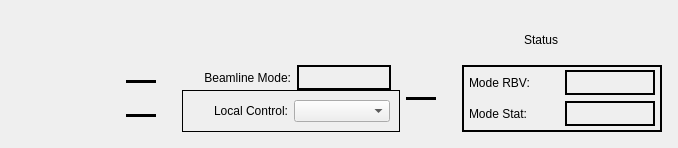
<?xml version="1.0" encoding="UTF-8"?>
<ui version="4.0">
 <class>Form</class>
 <widget class="QWidget" name="Form">
  <property name="geometry">
   <rect>
    <x>0</x>
    <y>0</y>
    <width>678</width>
    <height>148</height>
   </rect>
  </property>
  <property name="minimumSize">
   <size>
    <width>660</width>
    <height>130</height>
   </size>
  </property>
  <property name="maximumSize">
   <size>
    <width>678</width>
    <height>148</height>
   </size>
  </property>
  <property name="windowTitle">
   <string>Form</string>
  </property>
  <layout class="QHBoxLayout" name="horizontalLayout_2">
   <property name="spacing">
    <number>2</number>
   </property>
   <item>
    <widget class="QFrame" name="frame">
     <property name="minimumSize">
      <size>
       <width>660</width>
       <height>130</height>
      </size>
     </property>
     <property name="maximumSize">
      <size>
       <width>660</width>
       <height>130</height>
      </size>
     </property>
     <property name="frameShape">
      <enum>QFrame::NoFrame</enum>
     </property>
     <property name="frameShadow">
      <enum>QFrame::Raised</enum>
     </property>
     <layout class="QVBoxLayout" name="verticalLayout_2">
      <item>
       <layout class="QVBoxLayout" name="verticalLayout">
        <item>
         <widget class="QFrame" name="frame_2">
          <property name="frameShape">
           <enum>QFrame::NoFrame</enum>
          </property>
          <property name="frameShadow">
           <enum>QFrame::Raised</enum>
          </property>
          <layout class="QHBoxLayout" name="horizontalLayout_3">
           <property name="spacing">
            <number>2</number>
           </property>
           <property name="leftMargin">
            <number>0</number>
           </property>
           <property name="topMargin">
            <number>0</number>
           </property>
           <property name="rightMargin">
            <number>0</number>
           </property>
           <property name="bottomMargin">
            <number>0</number>
           </property>
           <item>
            <layout class="QHBoxLayout" name="horizontalLayout">
             <property name="spacing">
              <number>6</number>
             </property>
             <item>
              <spacer name="horizontalSpacer">
               <property name="orientation">
                <enum>Qt::Horizontal</enum>
               </property>
               <property name="sizeType">
                <enum>QSizePolicy::Maximum</enum>
               </property>
               <property name="sizeHint" stdset="0">
                <size>
                 <width>100</width>
                 <height>20</height>
                </size>
               </property>
              </spacer>
             </item>
             <item>
              <spacer name="horizontalSpacer_4">
               <property name="orientation">
                <enum>Qt::Horizontal</enum>
               </property>
               <property name="sizeType">
                <enum>QSizePolicy::Maximum</enum>
               </property>
               <property name="sizeHint" stdset="0">
                <size>
                 <width>50</width>
                 <height>20</height>
                </size>
               </property>
              </spacer>
             </item>
             <item>
              <spacer name="horizontalSpacer_2">
               <property name="orientation">
                <enum>Qt::Horizontal</enum>
               </property>
               <property name="sizeType">
                <enum>QSizePolicy::Maximum</enum>
               </property>
               <property name="sizeHint" stdset="0">
                <size>
                 <width>250</width>
                 <height>20</height>
                </size>
               </property>
              </spacer>
             </item>
             <item>
              <widget class="QLabel" name="label_2">
               <property name="text">
                <string>Status</string>
               </property>
               <property name="alignment">
                <set>Qt::AlignCenter</set>
               </property>
              </widget>
             </item>
            </layout>
           </item>
          </layout>
         </widget>
        </item>
        <item>
         <layout class="QHBoxLayout" name="horizontalLayout_4">
          <item>
           <widget class="PyDMEnumButton" name="PyDMEnumButton">
            <property name="minimumSize">
             <size>
              <width>0</width>
              <height>30</height>
             </size>
            </property>
            <property name="maximumSize">
             <size>
              <width>100</width>
              <height>100</height>
             </size>
            </property>
            <property name="toolTip">
             <string/>
            </property>
            <property name="channel" stdset="0">
             <string>ca://${IOC}:FACMODE_AUTO</string>
            </property>
            <property name="useCustomOrder" stdset="0">
             <bool>false</bool>
            </property>
            <property name="invertOrder" stdset="0">
             <bool>true</bool>
            </property>
            <property name="marginTop" stdset="0">
             <number>0</number>
            </property>
            <property name="marginBottom" stdset="0">
             <number>0</number>
            </property>
            <property name="marginLeft" stdset="0">
             <number>0</number>
            </property>
            <property name="marginRight" stdset="0">
             <number>0</number>
            </property>
            <property name="horizontalSpacing" stdset="0">
             <number>2</number>
            </property>
            <property name="verticalSpacing" stdset="0">
             <number>2</number>
            </property>
           </widget>
          </item>
          <item>
           <widget class="QFrame" name="frame_3">
            <property name="minimumSize">
             <size>
              <width>0</width>
              <height>0</height>
             </size>
            </property>
            <property name="maximumSize">
             <size>
              <width>50</width>
              <height>16777215</height>
             </size>
            </property>
            <property name="frameShape">
             <enum>QFrame::NoFrame</enum>
            </property>
            <property name="frameShadow">
             <enum>QFrame::Raised</enum>
            </property>
            <layout class="QVBoxLayout" name="verticalLayout_3">
             <property name="spacing">
              <number>0</number>
             </property>
             <property name="leftMargin">
              <number>0</number>
             </property>
             <property name="topMargin">
              <number>0</number>
             </property>
             <property name="rightMargin">
              <number>0</number>
             </property>
             <property name="bottomMargin">
              <number>0</number>
             </property>
             <item>
              <layout class="QVBoxLayout" name="verticalLayout_4">
               <property name="spacing">
                <number>2</number>
               </property>
               <property name="bottomMargin">
                <number>0</number>
               </property>
               <item>
                <widget class="QFrame" name="frame_4">
                 <property name="frameShape">
                  <enum>QFrame::NoFrame</enum>
                 </property>
                 <property name="frameShadow">
                  <enum>QFrame::Raised</enum>
                 </property>
                 <layout class="QHBoxLayout" name="horizontalLayout_5">
                  <property name="spacing">
                   <number>0</number>
                  </property>
                  <property name="leftMargin">
                   <number>0</number>
                  </property>
                  <property name="topMargin">
                   <number>0</number>
                  </property>
                  <property name="rightMargin">
                   <number>0</number>
                  </property>
                  <property name="bottomMargin">
                   <number>0</number>
                  </property>
                  <item>
                   <layout class="QHBoxLayout" name="horizontalLayout_6">
                    <property name="spacing">
                     <number>0</number>
                    </property>
                    <item>
                     <widget class="Line" name="line_2">
                      <property name="frameShadow">
                       <enum>QFrame::Plain</enum>
                      </property>
                      <property name="lineWidth">
                       <number>5</number>
                      </property>
                      <property name="orientation">
                       <enum>Qt::Horizontal</enum>
                      </property>
                     </widget>
                    </item>
                    <item>
                     <widget class="PyDMDrawingPolygon" name="PyDMDrawingPolygon_2">
                      <property name="maximumSize">
                       <size>
                        <width>20</width>
                        <height>16777215</height>
                       </size>
                      </property>
                      <property name="toolTip">
                       <string/>
                      </property>
                     </widget>
                    </item>
                   </layout>
                  </item>
                 </layout>
                </widget>
               </item>
               <item>
                <widget class="QFrame" name="frame_5">
                 <property name="frameShape">
                  <enum>QFrame::NoFrame</enum>
                 </property>
                 <property name="frameShadow">
                  <enum>QFrame::Raised</enum>
                 </property>
                 <layout class="QHBoxLayout" name="horizontalLayout_7">
                  <property name="spacing">
                   <number>0</number>
                  </property>
                  <property name="leftMargin">
                   <number>0</number>
                  </property>
                  <property name="topMargin">
                   <number>0</number>
                  </property>
                  <property name="rightMargin">
                   <number>0</number>
                  </property>
                  <property name="bottomMargin">
                   <number>0</number>
                  </property>
                  <item>
                   <layout class="QHBoxLayout" name="horizontalLayout_8">
                    <property name="spacing">
                     <number>0</number>
                    </property>
                    <item>
                     <widget class="Line" name="line_4">
                      <property name="frameShadow">
                       <enum>QFrame::Plain</enum>
                      </property>
                      <property name="lineWidth">
                       <number>5</number>
                      </property>
                      <property name="orientation">
                       <enum>Qt::Horizontal</enum>
                      </property>
                     </widget>
                    </item>
                    <item>
                     <widget class="PyDMDrawingPolygon" name="PyDMDrawingPolygon_4">
                      <property name="maximumSize">
                       <size>
                        <width>20</width>
                        <height>16777215</height>
                       </size>
                      </property>
                      <property name="toolTip">
                       <string/>
                      </property>
                     </widget>
                    </item>
                   </layout>
                  </item>
                 </layout>
                </widget>
               </item>
              </layout>
             </item>
            </layout>
           </widget>
          </item>
          <item>
           <widget class="QFrame" name="frame_6">
            <property name="maximumSize">
             <size>
              <width>250</width>
              <height>16777215</height>
             </size>
            </property>
            <property name="frameShape">
             <enum>QFrame::NoFrame</enum>
            </property>
            <property name="frameShadow">
             <enum>QFrame::Raised</enum>
            </property>
            <layout class="QVBoxLayout" name="verticalLayout_5">
             <property name="spacing">
              <number>2</number>
             </property>
             <property name="leftMargin">
              <number>0</number>
             </property>
             <property name="topMargin">
              <number>0</number>
             </property>
             <property name="rightMargin">
              <number>0</number>
             </property>
             <property name="bottomMargin">
              <number>0</number>
             </property>
             <item>
              <layout class="QVBoxLayout" name="verticalLayout_6">
               <property name="spacing">
                <number>0</number>
               </property>
               <item>
                <widget class="PyDMFrame" name="PyDMFrame_2">
                 <property name="toolTip">
                  <string/>
                 </property>
                 <layout class="QGridLayout" name="gridLayout_3">
                  <property name="topMargin">
                   <number>0</number>
                  </property>
                  <property name="bottomMargin">
                   <number>0</number>
                  </property>
                  <item row="1" column="0">
                   <layout class="QGridLayout" name="gridLayout_4">
                    <item row="0" column="1">
                     <widget class="PyDMLabel" name="PyDMLabel">
                      <property name="minimumSize">
                       <size>
                        <width>0</width>
                        <height>25</height>
                       </size>
                      </property>
                      <property name="maximumSize">
                       <size>
                        <width>16777215</width>
                        <height>25</height>
                       </size>
                      </property>
                      <property name="toolTip">
                       <string/>
                      </property>
                      <property name="frameShape">
                       <enum>QFrame::Box</enum>
                      </property>
                      <property name="lineWidth">
                       <number>2</number>
                      </property>
                      <property name="alignment">
                       <set>Qt::AlignCenter</set>
                      </property>
                      <property name="alarmSensitiveContent" stdset="0">
                       <bool>true</bool>
                      </property>
                      <property name="channel" stdset="0">
                       <string>ca://${IOC}:FACMODE_INP</string>
                      </property>
                     </widget>
                    </item>
                    <item row="0" column="0">
                     <widget class="QLabel" name="label">
                      <property name="minimumSize">
                       <size>
                        <width>100</width>
                        <height>0</height>
                       </size>
                      </property>
                      <property name="text">
                       <string>Beamline Mode:</string>
                      </property>
                      <property name="alignment">
                       <set>Qt::AlignRight|Qt::AlignTrailing|Qt::AlignVCenter</set>
                      </property>
                     </widget>
                    </item>
                   </layout>
                  </item>
                 </layout>
                </widget>
               </item>
               <item>
                <widget class="PyDMFrame" name="PyDMFrame">
                 <property name="toolTip">
                  <string/>
                 </property>
                 <property name="frameShape">
                  <enum>QFrame::Box</enum>
                 </property>
                 <property name="alarmSensitiveBorder" stdset="0">
                  <bool>false</bool>
                 </property>
                 <property name="channel" stdset="0">
                  <string/>
                 </property>
                 <layout class="QGridLayout" name="gridLayout_2">
                  <property name="leftMargin">
                   <number>9</number>
                  </property>
                  <property name="topMargin">
                   <number>9</number>
                  </property>
                  <property name="rightMargin">
                   <number>9</number>
                  </property>
                  <property name="bottomMargin">
                   <number>9</number>
                  </property>
                  <item row="0" column="0">
                   <layout class="QGridLayout" name="gridLayout">
                    <item row="0" column="1">
                     <widget class="PyDMEnumComboBox" name="PyDMEnumComboBox">
                      <property name="toolTip">
                       <string/>
                      </property>
                      <property name="rules" stdset="0">
                       <string>[]</string>
                      </property>
                      <property name="alarmSensitiveContent" stdset="0">
                       <bool>false</bool>
                      </property>
                      <property name="alarmSensitiveBorder" stdset="0">
                       <bool>true</bool>
                      </property>
                      <property name="PyDMToolTip" stdset="0">
                       <string/>
                      </property>
                      <property name="channel" stdset="0">
                       <string>ca://${IOC}:FACMODE_USER</string>
                      </property>
                     </widget>
                    </item>
                    <item row="0" column="0">
                     <widget class="QLabel" name="label_3">
                      <property name="text">
                       <string>Local Control:</string>
                      </property>
                      <property name="alignment">
                       <set>Qt::AlignRight|Qt::AlignTrailing|Qt::AlignVCenter</set>
                      </property>
                     </widget>
                    </item>
                   </layout>
                  </item>
                 </layout>
                </widget>
               </item>
              </layout>
             </item>
            </layout>
           </widget>
          </item>
          <item>
           <widget class="QFrame" name="frame_7">
            <property name="maximumSize">
             <size>
              <width>50</width>
              <height>16777215</height>
             </size>
            </property>
            <property name="frameShape">
             <enum>QFrame::NoFrame</enum>
            </property>
            <property name="frameShadow">
             <enum>QFrame::Raised</enum>
            </property>
            <layout class="QHBoxLayout" name="horizontalLayout_9">
             <property name="spacing">
              <number>0</number>
             </property>
             <property name="leftMargin">
              <number>0</number>
             </property>
             <property name="topMargin">
              <number>0</number>
             </property>
             <property name="rightMargin">
              <number>0</number>
             </property>
             <property name="bottomMargin">
              <number>0</number>
             </property>
             <item>
              <layout class="QHBoxLayout" name="horizontalLayout_10">
               <property name="spacing">
                <number>0</number>
               </property>
               <item>
                <widget class="Line" name="line_5">
                 <property name="frameShadow">
                  <enum>QFrame::Plain</enum>
                 </property>
                 <property name="lineWidth">
                  <number>5</number>
                 </property>
                 <property name="orientation">
                  <enum>Qt::Horizontal</enum>
                 </property>
                </widget>
               </item>
               <item>
                <widget class="PyDMDrawingPolygon" name="PyDMDrawingPolygon_5">
                 <property name="maximumSize">
                  <size>
                   <width>20</width>
                   <height>16777215</height>
                  </size>
                 </property>
                 <property name="toolTip">
                  <string/>
                 </property>
                </widget>
               </item>
              </layout>
             </item>
            </layout>
           </widget>
          </item>
          <item>
           <widget class="PyDMFrame" name="PyDMFrame_3">
            <property name="maximumSize">
             <size>
              <width>200</width>
              <height>16777215</height>
             </size>
            </property>
            <property name="toolTip">
             <string/>
            </property>
            <property name="frameShape">
             <enum>QFrame::Box</enum>
            </property>
            <property name="lineWidth">
             <number>2</number>
            </property>
            <property name="alarmSensitiveBorder" stdset="0">
             <bool>true</bool>
            </property>
            <property name="channel" stdset="0">
             <string>ca://${IOC}:FACMODE_STAT</string>
            </property>
            <layout class="QGridLayout" name="gridLayout_6">
             <property name="leftMargin">
              <number>5</number>
             </property>
             <property name="topMargin">
              <number>0</number>
             </property>
             <property name="rightMargin">
              <number>5</number>
             </property>
             <property name="bottomMargin">
              <number>0</number>
             </property>
             <item row="0" column="0">
              <layout class="QGridLayout" name="gridLayout_5">
               <property name="verticalSpacing">
                <number>6</number>
               </property>
               <item row="0" column="1">
                <widget class="PyDMLabel" name="PyDMLabel_2">
                 <property name="maximumSize">
                  <size>
                   <width>16777215</width>
                   <height>25</height>
                  </size>
                 </property>
                 <property name="toolTip">
                  <string/>
                 </property>
                 <property name="frameShape">
                  <enum>QFrame::Box</enum>
                 </property>
                 <property name="lineWidth">
                  <number>2</number>
                 </property>
                 <property name="textFormat">
                  <enum>Qt::PlainText</enum>
                 </property>
                 <property name="alignment">
                  <set>Qt::AlignCenter</set>
                 </property>
                 <property name="alarmSensitiveContent" stdset="0">
                  <bool>true</bool>
                 </property>
                 <property name="channel" stdset="0">
                  <string>ca://${IOC}:FACMODE_RBV</string>
                 </property>
                </widget>
               </item>
               <item row="1" column="1">
                <widget class="PyDMLabel" name="PyDMLabel_3">
                 <property name="maximumSize">
                  <size>
                   <width>16777215</width>
                   <height>25</height>
                  </size>
                 </property>
                 <property name="toolTip">
                  <string/>
                 </property>
                 <property name="frameShape">
                  <enum>QFrame::Box</enum>
                 </property>
                 <property name="lineWidth">
                  <number>2</number>
                 </property>
                 <property name="alignment">
                  <set>Qt::AlignCenter</set>
                 </property>
                 <property name="alarmSensitiveContent" stdset="0">
                  <bool>true</bool>
                 </property>
                 <property name="channel" stdset="0">
                  <string>ca://${IOC}:FACMODE_STAT</string>
                 </property>
                </widget>
               </item>
               <item row="0" column="0">
                <widget class="QLabel" name="label_4">
                 <property name="text">
                  <string>Mode RBV:</string>
                 </property>
                </widget>
               </item>
               <item row="1" column="0">
                <widget class="QLabel" name="label_5">
                 <property name="text">
                  <string>Mode Stat:</string>
                 </property>
                </widget>
               </item>
              </layout>
             </item>
            </layout>
           </widget>
          </item>
         </layout>
        </item>
       </layout>
      </item>
     </layout>
    </widget>
   </item>
  </layout>
 </widget>
 <customwidgets>
  <customwidget>
   <class>PyDMLabel</class>
   <extends>QLabel</extends>
   <header>pydm.widgets.label</header>
  </customwidget>
  <customwidget>
   <class>PyDMDrawingPolygon</class>
   <extends>QWidget</extends>
   <header>pydm.widgets.drawing</header>
  </customwidget>
  <customwidget>
   <class>PyDMEnumButton</class>
   <extends>QWidget</extends>
   <header>pydm.widgets.enum_button</header>
  </customwidget>
  <customwidget>
   <class>PyDMEnumComboBox</class>
   <extends>QComboBox</extends>
   <header>pydm.widgets.enum_combo_box</header>
  </customwidget>
  <customwidget>
   <class>PyDMFrame</class>
   <extends>QFrame</extends>
   <header>pydm.widgets.frame</header>
   <container>1</container>
  </customwidget>
 </customwidgets>
 <resources/>
 <connections/>
</ui>
